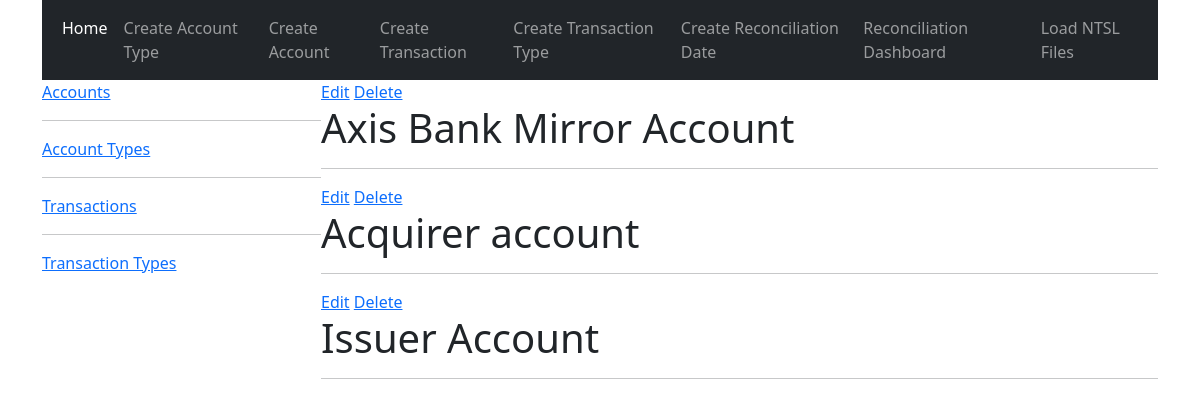
Screenshot of /accounts/ with the database file from the repository.
### recon/models.py (models this page shows)
class Account(models.Model):
    number = models.CharField(max_length=16)
    name = models.CharField(max_length=250)
    openingBalance = models.FloatField()
    date = models.DateField()
    accountType = models.ForeignKey(AccountType, on_delete=models.SET_NULL, null=True)
    def __str__(self):
        return self.name

### recon/views.py (the view)
# urls.py: path('accounts/',views.accounts, name='accounts'),
def accounts(request):
    accounts=Account.objects.all()
    context={'accounts':accounts}
    return render(request,'recon/accounts.html',context)

### recon/templates/recon/accounts.html (shortened to what this page needs)
{% extends 'home.html' %}
{% block sidecontent %}
<div >
    <div>
        {% for account in accounts %}
            <div>
                <a href="{% url 'update-account' account.id%}">Edit</a>
                <a href="{% url 'delete-account' account.id%}">Delete</a>
                <h1>{{account}}</h1>
                <hr>
            </div>
        {% endfor %}
    </div>
</div>
{% endblock %}

### rows the page displays
Account: name "Axis Bank Mirror Account"
Account: name "Acquirer account"
Account: name "Issuer Account"
